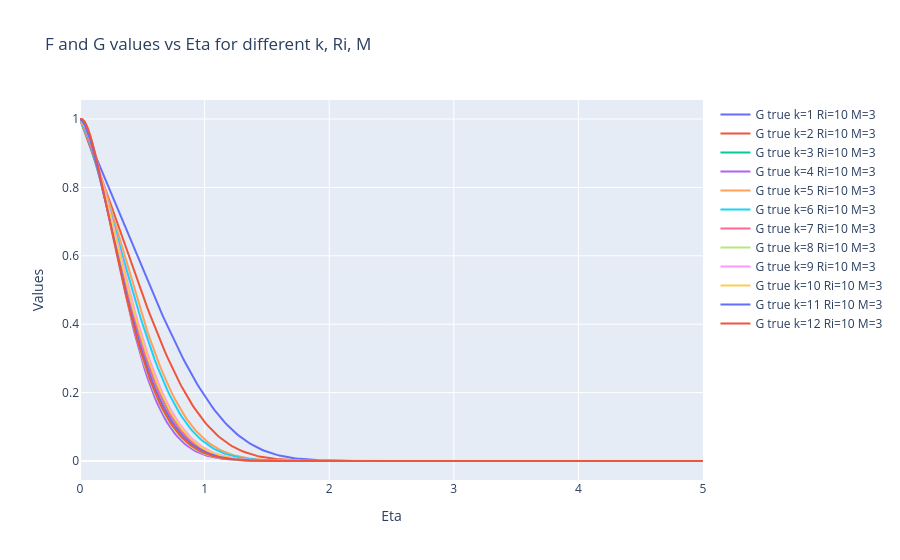

Write notebook code for a chart like this one.
### Code cell
#PLOT PLOTLY GRAPH FOR aCTUAL VALUES F1 to F12
import plotly.express as px
import plotly.graph_objects as go
fig = go.Figure()
for k in range(1,13):
    sub = df[df['k']==k].sort_values('Eta')
    #ri,m = k_map[int(k)]
    #fig.add_trace(go.Scatter(x=sub['Eta'], y=sub['Fval'], mode='lines+markers', name=f'F true k={int(k)} Ri={ri} M={m}'))
    #fig.add_trace(go.Scatter(x=sub['Eta'], y=sub['p_Fval'], mode='lines+markers', name=f'F pred k={int(k)} Ri={ri} M={m}'))
    fig.add_trace(go.Scatter(x=sub['Eta'], y=sub['Gval'], mode='lines', name=f'G true k={int(k)} Ri={ri} M={m}'))
    #fig.add_trace(go.Scatter(x=sub['Eta'], y=sub['p_Gval'], mode='lines+markers', name=f'G pred k={int(k)} Ri={ri} M={m}'))
fig.update_layout(title='F and G values vs Eta for different k, Ri, M', xaxis_title='Eta', yaxis_title='Values')
fig.write_html(os.path.join(OUT_DIR, "G_values_plotly.html"))
fig.show()

### Figure 1 — Plotly figure (JSON) as saved in the notebook; plotly's stock layout.template omitted (floating-point values rounded to 4 significant figures; data arrays with more than 128 entries replaced by an {"elided": "..."} marker saying what was removed)
{"data": [{"mode": "lines", "name": "G true k=1 Ri=10 M=3", "type": "scatter", "x": {"elided": "251 float values"}, "y": {"elided": "251 float values"}}, {"mode": "lines", "name": "G true k=2 Ri=10 M=3", "type": "scatter", "x": {"elided": "251 float values"}, "y": {"elided": "251 float values"}}, {"mode": "lines", "name": "G true k=3 Ri=10 M=3", "type": "scatter", "x": {"elided": "251 float values"}, "y": {"elided": "251 float values"}}, {"mode": "lines", "name": "G true k=4 Ri=10 M=3", "type": "scatter", "x": {"elided": "251 float values"}, "y": {"elided": "251 float values"}}, {"mode": "lines", "name": "G true k=5 Ri=10 M=3", "type": "scatter", "x": {"elided": "251 float values"}, "y": {"elided": "251 float values"}}, {"mode": "lines", "name": "G true k=6 Ri=10 M=3", "type": "scatter", "x": {"elided": "251 float values"}, "y": {"elided": "251 float values"}}, {"mode": "lines", "name": "G true k=7 Ri=10 M=3", "type": "scatter", "x": {"elided": "251 float values"}, "y": {"elided": "251 float values"}}, {"mode": "lines", "name": "G true k=8 Ri=10 M=3", "type": "scatter", "x": {"elided": "251 float values"}, "y": {"elided": "251 float values"}}, {"mode": "lines", "name": "G true k=9 Ri=10 M=3", "type": "scatter", "x": {"elided": "251 float values"}, "y": {"elided": "251 float values"}}, {"mode": "lines", "name": "G true k=10 Ri=10 M=3", "type": "scatter", "x": {"elided": "251 float values"}, "y": {"elided": "251 float values"}}, {"mode": "lines", "name": "G true k=11 Ri=10 M=3", "type": "scatter", "x": {"elided": "251 float values"}, "y": {"elided": "251 float values"}}, {"mode": "lines", "name": "G true k=12 Ri=10 M=3", "type": "scatter", "x": {"elided": "251 float values"}, "y": {"elided": "251 float values"}}], "layout": {"title": {"text": "F and G values vs Eta for different k, Ri, M"}, "xaxis": {"title": {"text": "Eta"}}, "yaxis": {"title": {"text": "Values"}}}}
